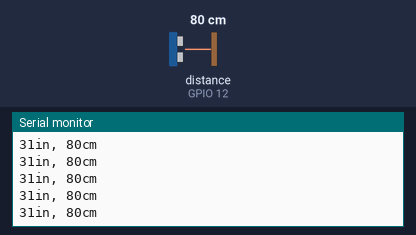
A sketch run on a simulated ESP8266 (NodeMCU). Shown: the last lines printed to the serial monitor. Wiring (inferred from the names in the program): ultrasonic range finder: trigger GPIO 13; echo GPIO 12. The test bench sets the inputs (shaded band); at power-on: distance to the obstacle (sensor on GPIO 12) 80 cm. The echo pulse lasts 58.3 µs per cm; WiFi joins after 1.5 s; servers stay silent unless stated.

Above: at 2.7 s.
2.8 s: distance to the obstacle (sensor on GPIO 12) set to 2 cm
At 3.22 s:
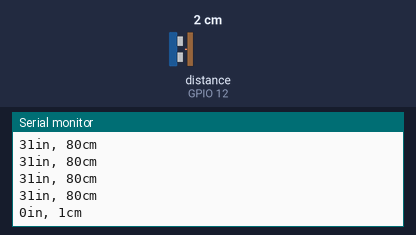
4.3 s: distance to the obstacle (sensor on GPIO 12) set to 4 cm
At 4.47 s:
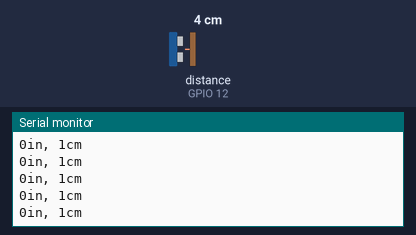
Timing chart, 0 to 7.3 s (numbered marks = the images above; inputs shaded):
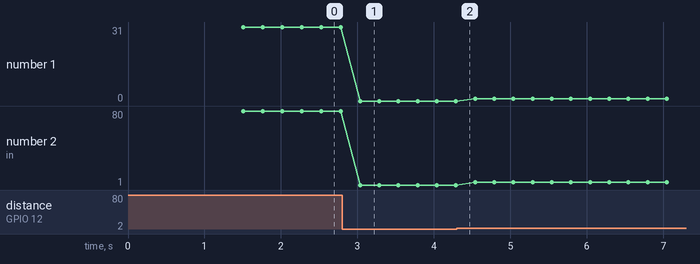

The sketch:

Lab_3_Echo_Server.ino
```cpp
/*
 * Created by Aaron Nelson
 * Lab 3 Vehicle Sensor
 * 10-14-19
 * This script is used for the ultrasonic sensor (HC-SR04) to send readings frequently to a server. It works in collaboration with the stoplight, which reads from this server.
 *
 * Original Script for the sensor functionality was created by Rui Santos, provided at:
 *      https://randomnerdtutorials.com/complete-guide-for-ultrasonic-sensor-hc-sr04/
 *
 * The basic server setup and framework was obtained from the Arduino Examples-
 *      File -> Examples -> ESP8266WIFI -> WiFiManualWebServer
 *
    Ultrasonic Sensor Pins:
        VCC: +5VDC
        Trig: Trigger (INPUT) - Pin13 (D7)
        Echo: Echo (OUTPUT) - Pin12 (D6)
        GND: GND
 */

#include <ESP8266WiFi.h>            // This contains the libraries that allows the board to connect to wifi

#ifndef STASSID
#define STASSID "YOUR WIFI HERE"     // ***Specify the name of your wifi
#define STAPSK  "YOUR PASSWORD HERE" // ***Specify the password for that wifi
#endif
const char* ssid = STASSID;
const char* password = STAPSK;

WiFiServer server(17);              // This sets up the server to listen on port 17

int trigPin = 13;                   // The trigger is on pin D7. If using a different pin, specify that here
int echoPin = 12;                   // The echo is on pin D6. If using a different pin, specify that here
long duration, cm, inches;          // This code can read distances in both cm and inches. They will both be printed to the Serial Monitor


void setup() {                      // This runs when the board is first turned on
  Serial.begin (115200);            // This allows serial information when connected to a computer (in here, this shows a constant stream of sensor readings)

  pinMode(trigPin, OUTPUT);         // Trigger acts as an output (it sends off a wave)
  pinMode(echoPin, INPUT);          // Echo acts as in input (it listens for the wave to come back)

  // Connect to WiFi network
  Serial.println();
  Serial.println();
  Serial.print("Connecting to ");   // This is shown on the serial if connected to a computer
  Serial.print(ssid);               // It displays the wifi it is trying to connect to

  WiFi.mode(WIFI_STA);              // It sets the wifis mode to "Station" (rather than "AP" which is the Access Point mode)
  WiFi.begin(ssid, password);       // Attempts to connect to wifi using provided credentials

  while (WiFi.status() != WL_CONNECTED) {     // While the wifi is not connected yet:
    delay(500);                     // every half second,
    Serial.print(".");              // it prints a dot on the Serial Monitor to show it is still trying to connect
  }
  Serial.println();
  Serial.println("WiFi connected"); // When it does connect, show that there was success

  // Start the server
  server.begin();
  Serial.println("Server started on ");
  Serial.println(WiFi.localIP());   // Show the IP address the board has now that it is connected and broadcasting

}


void loop() {                       // This constantly cycles through, reading value from the sensor and printing that on the hosted server
  WiFiClient client = server.available();     // A client object is created for connections

  // The sensor is triggered by a HIGH pulse of 10 or more microseconds.
  // Give a short LOW pulse beforehand to ensure a clean HIGH pulse:
  digitalWrite(trigPin, LOW);
  delayMicroseconds(5);
  digitalWrite(trigPin, HIGH);
  delayMicroseconds(10);
  digitalWrite(trigPin, LOW);

  // Read the signal from the sensor: a HIGH pulse whose
  // duration is the time (in ms) from the sending
  // of the ping to the reception of its echo off of an object.
  pinMode(echoPin, INPUT);
  duration = pulseIn(echoPin, HIGH);

  // Convert the time into a distance (because the sound is bounced, the total duration is divided by two to gain the correct distance
  cm = (duration/2) / 29.1;     // Divide by 29.1 or multiply by 0.0343 to obtain cm from ms
  inches = (duration/2) / 74;   // Divide by 74 or multiply by 0.0135 to obtain in from ms

  // Show the reading of inches and centimeters in the Serial Monitor.
  Serial.print(inches);
  Serial.print("in, ");
  Serial.print(cm);
  Serial.print("cm");
  Serial.println();

  // Print the number of centimeters on the web server (which is read by the stoplight client)
  client.println(cm);

  // Wait half of a second before taking another sensor reading (this number is variable, smaller amounts will occur faster but you don't want to bog down the server)
  delay(250);
}
```

Measured:
- after the input at 2.8 s, the serial monitor: prints a new line after 0.24 s (image 1)
- plotted number 1: 31 → 0 after the input at 2.8 s
- plotted number 2: 80 → 1 after the input at 2.8 s, 1 → 4 after the input at 4.3 s
